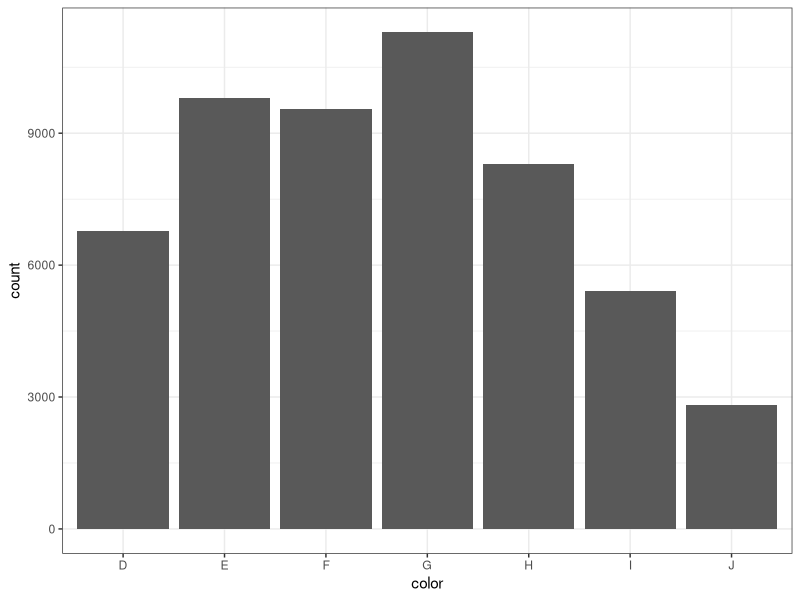
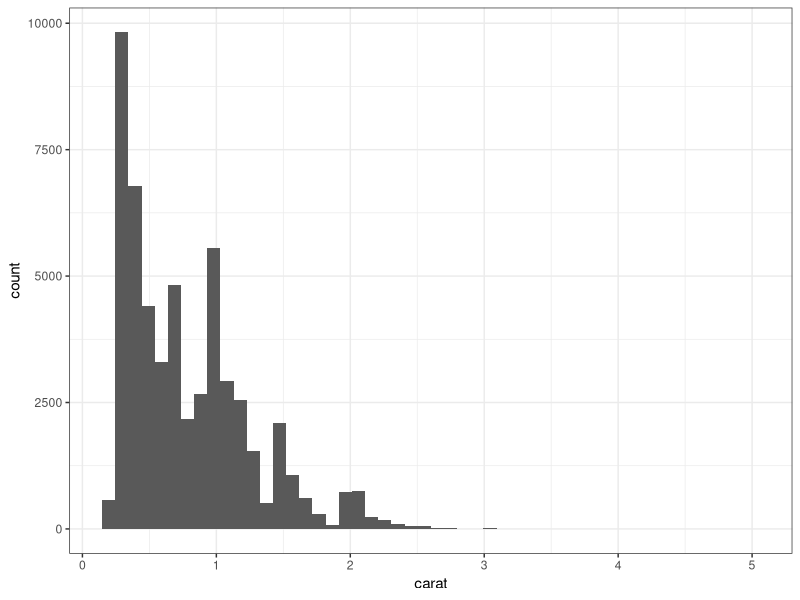

Source code (R) for these figures, in order: (Note: this script raises an error after producing the figures.)
## ---- chunk 1
#| label: setup
#| include: false
knitr::opts_chunk$set(
  echo = TRUE,
  message = FALSE,
  warning = FALSE,
  fig.width = 6,
  fig.height = 3.6,
  fig.align = "center",
  dpi = 120,
  error = TRUE,
  fig.path = "_figs/eda-strategy/"
)
library(tidyverse)
## ---- chunk 2
#| label: chunk-1
library(tidyverse)
data("diamonds")
## ---- chunk 3
#| label: chunk-2
ggplot(diamonds, aes(x = color)) +
  geom_bar() +
  theme_bw()

prop.table(table(diamonds$color))
## ---- chunk 4
#| label: chunk-3
ggplot(diamonds, aes(x = carat)) +
  geom_histogram(bins = 50) +
  theme_bw()

fivenum(diamonds$carat)
## ---- chunk 5
#| label: chunk-4
ucb <- as_tibble(UCBAdmissions)
ucb |>
  group_by(Gender) |>
  summarize(p = sum(Freq[Admit == "Admitted"]) / sum(Freq), .groups = "drop")

ucb |>
  group_by(Dept, Gender) |>
  summarize(p = sum(Freq[Admit == "Admitted"]) / sum(Freq), .groups = "drop")
## ---- chunk 6
#| label: chunk-5
ggplot(diamonds, aes(x = carat, y = price)) +
  geom_point(alpha = 0.05) +
  theme_bw()

ggplot(diamonds, aes(x = cut, y = price)) +
  geom_boxplot() +
  scale_y_log10() +
  theme_bw()
